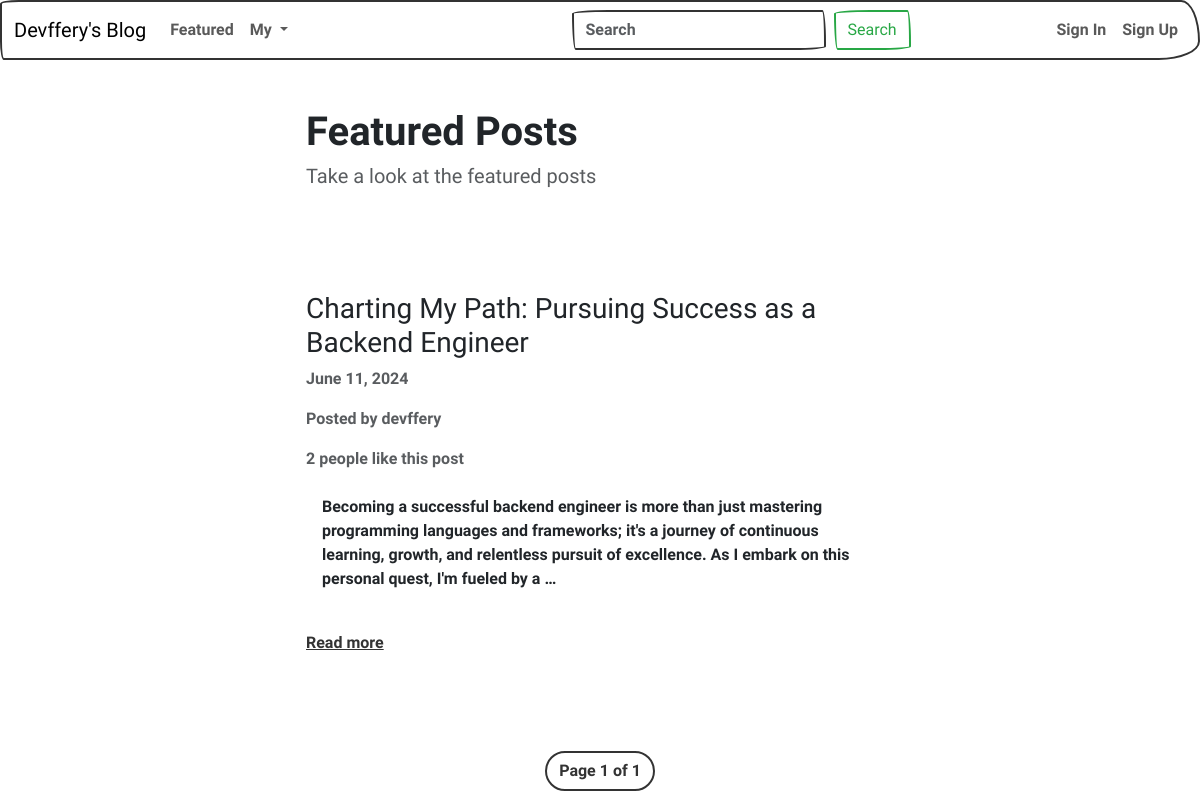
/featured/, run on the app's committed database.
### blog/models.py (models this page shows)
class Article(models.Model):
    title = models.CharField(max_length=255)
    content = HTMLField()
    date = models.DateField(auto_now_add=True)
    author = models.ForeignKey(User, on_delete=models.CASCADE)
    featured = models.BooleanField(default=False)
    likes = models.ManyToManyField(User, related_name='likes', blank=True)

### blog/views.py (the view)
# urls.py: path('featured/', Featured.as_view(), name="featured"),
class Featured(ListView):
    model = Article
    queryset = Article.objects.filter(featured=True).order_by('-date')
    template_name = 'blog/featured.html'
    paginate_by = 2

### blog/templates/blog/featured.html (shortened to what this page needs)
{% extends 'blog/base.html' %}
{% block content %}
    <div class="row">
        <div class="col-md-6 col-12 mx-md-auto mx-3 mt-5 mb-5">
            <h1 class="fw-bolder">Featured Posts</h1>
            <h5 class="text-muted">Take a look at the featured posts</h5>
        </div>
    </div>
    {% for object in object_list %}
    <div class="row">
        <div class="col-md-6 col-11 mx-md-auto mx-3 mt-5 mb-5">
            <h3 class="'fw-bold">{{ object.title }}</h3>
            <p class="text-muted">{{ object.date }}</p>
            <p class="text-muted">Posted by {{ object.author.username }}</p>
            {% if object.likes.count == 1 %}
                <p class="text-muted">{{ object.likes.count }} person likes this post</p>
            {% else %}
                <p class="text-muted">{{ object.likes.count }} people like this post</p>
            {% endif %}
            <div class="my-3">
                {{ object.content|truncatewords_html:50|safe }}
            </div>
            <a href="{% url 'detail_article' object.id %}">Read more</a>
        </div>
    </div>
    {% endfor %}
    <nav>
        <ul class="pagination">
            <div class="mx-auto d-flex flex-row mt-5">
                <li class="page-item">
                    <a class="page-link" href="#">Page {{ page_obj.number }} of {{ page_obj.paginator.num_pages }}</a>
                </li>
            </div>
        </ul>
    </nav>
{% endblock content %}

### data on the page
Article: title "Charting My Path: Pursuing Success as a Backend Engineer", date "June 11, 2024", author.username "devffery", likes.count "2", content "Becoming a successful backend engineer is more than just mastering programming languages and frameworks; it's a journey of continuous learning, growth, and relentless pursuit of excellence. As I embark on this personal quest, I'm fueled by a …"

### other printed values
{{ page_obj.number }} "1"
{{ page_obj.paginator.num_pages }} "1"
